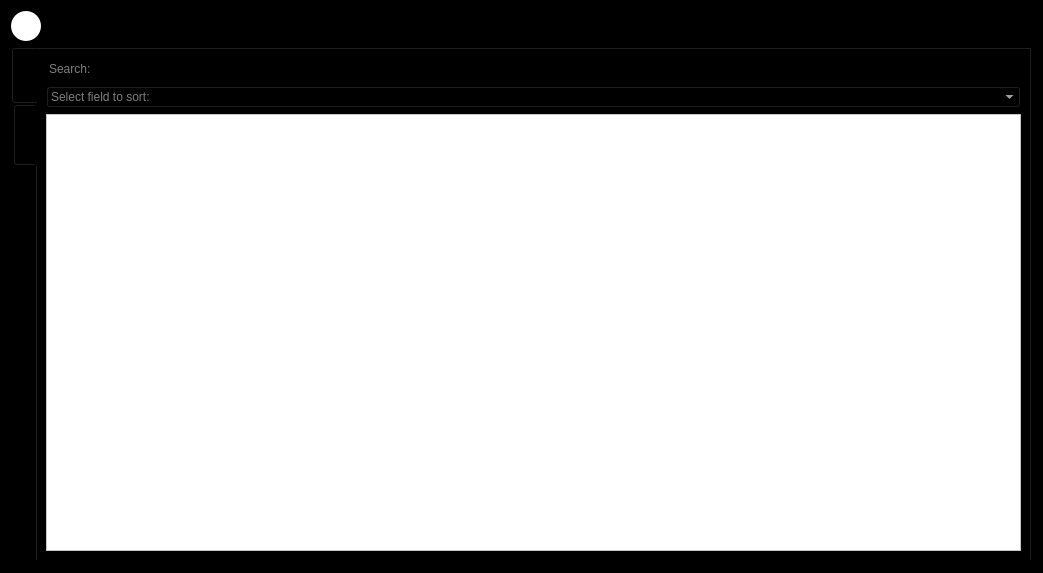
<?xml version="1.0" encoding="UTF-8"?>
<ui version="4.0">
 <class>CustomersWindow</class>
 <widget class="QDialog" name="CustomersWindow">
  <property name="geometry">
   <rect>
    <x>0</x>
    <y>0</y>
    <width>1043</width>
    <height>573</height>
   </rect>
  </property>
  <property name="windowTitle">
   <string>Dialog</string>
  </property>
  <property name="styleSheet">
   <string notr="true">background-color: rgb(0, 0, 0);
color: rgb(255, 255, 255);</string>
  </property>
  <layout class="QGridLayout" name="gridLayout">
   <item row="0" column="0">
    <widget class="QPushButton" name="addCustomerButton">
     <property name="minimumSize">
      <size>
       <width>30</width>
       <height>30</height>
      </size>
     </property>
     <property name="maximumSize">
      <size>
       <width>30</width>
       <height>30</height>
      </size>
     </property>
     <property name="styleSheet">
      <string notr="true">background-color: rgb(255, 255, 255);
border-radius:15px;
</string>
     </property>
     <property name="text">
      <string/>
     </property>
     <property name="icon">
      <iconset resource="resource.qrc">
       <normaloff>:/new/icons/Resources/user-add.png</normaloff>:/new/icons/Resources/user-add.png</iconset>
     </property>
    </widget>
   </item>
   <item row="1" column="0">
    <widget class="QTabWidget" name="tabWidgetCustomers">
     <property name="styleSheet">
      <string notr="true">color: rgb(0, 0, 0);</string>
     </property>
     <property name="tabPosition">
      <enum>QTabWidget::West</enum>
     </property>
     <property name="currentIndex">
      <number>0</number>
     </property>
     <property name="documentMode">
      <bool>false</bool>
     </property>
     <property name="tabsClosable">
      <bool>false</bool>
     </property>
     <property name="movable">
      <bool>true</bool>
     </property>
     <property name="tabBarAutoHide">
      <bool>false</bool>
     </property>
     <widget class="QWidget" name="Active">
      <attribute name="title">
       <string>Active</string>
      </attribute>
      <layout class="QGridLayout" name="gridLayout_2">
       <item row="0" column="0">
        <widget class="QLineEdit" name="searchLE">
         <property name="styleSheet">
          <string notr="true">color: rgb(255, 255, 255);</string>
         </property>
         <property name="placeholderText">
          <string>Search:</string>
         </property>
         <property name="clearButtonEnabled">
          <bool>true</bool>
         </property>
        </widget>
       </item>
       <item row="2" column="0">
        <widget class="QTableView" name="tableViewCustomersActive">
         <property name="styleSheet">
          <string notr="true">background-color: rgb(255, 255, 255);
color: rgb(0, 0, 0);</string>
         </property>
        </widget>
       </item>
       <item row="1" column="0">
        <widget class="QComboBox" name="comboBoxCustomersActive">
         <property name="styleSheet">
          <string notr="true">color: rgb(255, 255, 255);</string>
         </property>
         <property name="placeholderText">
          <string comment="Select field to sort:" extracomment="Select field to sort:">Select field to sort:</string>
         </property>
         <item>
          <property name="text">
           <string>customer_id</string>
          </property>
         </item>
         <item>
          <property name="text">
           <string>surname</string>
          </property>
         </item>
         <item>
          <property name="text">
           <string>firstName</string>
          </property>
         </item>
         <item>
          <property name="text">
           <string>middleName</string>
          </property>
         </item>
         <item>
          <property name="text">
           <string>age</string>
          </property>
         </item>
         <item>
          <property name="text">
           <string>phoneNumber</string>
          </property>
         </item>
         <item>
          <property name="text">
           <string>email</string>
          </property>
         </item>
         <item>
          <property name="text">
           <string>yearsOfExperience</string>
          </property>
         </item>
         <item>
          <property name="text">
           <string>itin</string>
          </property>
         </item>
         <item>
          <property name="text">
           <string>address</string>
          </property>
         </item>
        </widget>
       </item>
      </layout>
     </widget>
     <widget class="QWidget" name="Closed">
      <attribute name="title">
       <string>Closed</string>
      </attribute>
      <layout class="QGridLayout" name="gridLayout_3">
       <item row="2" column="0">
        <widget class="QTableView" name="tableViewCustomersClosed">
         <property name="styleSheet">
          <string notr="true">background-color: rgb(255, 255, 255);
color: rgb(0, 0, 0);</string>
         </property>
        </widget>
       </item>
       <item row="0" column="0">
        <widget class="QLineEdit" name="searchLE2">
         <property name="styleSheet">
          <string notr="true">color: rgb(255, 255, 255);</string>
         </property>
         <property name="placeholderText">
          <string>Search:</string>
         </property>
        </widget>
       </item>
       <item row="1" column="0">
        <widget class="QComboBox" name="comboBoxCustomersClosed">
         <property name="styleSheet">
          <string notr="true">color: rgb(255, 255, 255);</string>
         </property>
         <property name="placeholderText">
          <string comment="Select field to sort:" extracomment="Select field to sort:">Select field to sort:</string>
         </property>
         <item>
          <property name="text">
           <string>customer_id</string>
          </property>
         </item>
         <item>
          <property name="text">
           <string>surname</string>
          </property>
         </item>
         <item>
          <property name="text">
           <string>firstname</string>
          </property>
         </item>
         <item>
          <property name="text">
           <string>middleName</string>
          </property>
         </item>
         <item>
          <property name="text">
           <string>age</string>
          </property>
         </item>
         <item>
          <property name="text">
           <string>phoneNumber</string>
          </property>
         </item>
         <item>
          <property name="text">
           <string>email</string>
          </property>
         </item>
         <item>
          <property name="text">
           <string>yearsOfExperience</string>
          </property>
         </item>
         <item>
          <property name="text">
           <string>itin</string>
          </property>
         </item>
         <item>
          <property name="text">
           <string>address</string>
          </property>
         </item>
        </widget>
       </item>
      </layout>
     </widget>
    </widget>
   </item>
  </layout>
 </widget>
 <resources>
  <include location="resource.qrc"/>
 </resources>
 <connections/>
</ui>
